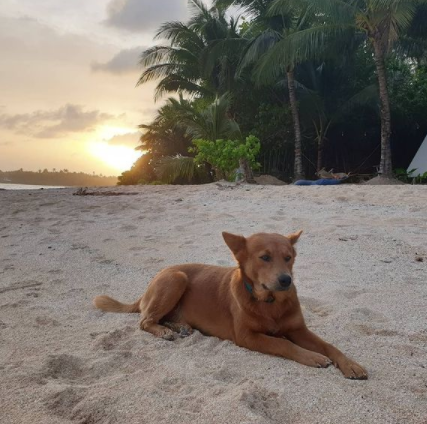
#> input picture beach_doggo.png, 427 x 424 px, found by its file name
$ python AP.py
#> lines starting #> are read from the running program, lines starting #| are printed output that depends on the picture
import numpy as np
import pandas as pd
import matplotlib.pyplot as plt
from mpl_toolkits.mplot3d import Axes3D
from matplotlib import colors
from skimage.color import rgb2gray, rgb2hsv, hsv2rgb
from skimage.io import imread, imshow
from sklearn.cluster import KMeans
from PIL import Image

#%%
#impoter l'image qu'on va utilisé
image_path = "beach_doggo.PNG"
image_file = Image.open(image_path)
#> image_file is the input picture: PIL image 427x424 RGB; mean R, G, B 127.2, 119.2, 110.1
image_file.save("image.jpg", quality=95)

dog = imread('image.jpg')
plt.figure(num=None, figsize=(8, 6), dpi=1200)
imshow(dog);
#%%
#une image est essentiellement une matrice tridimensionnelle,
#chaque pixel individuel contenant une valeur pour les canaux rouge, vert et bleu.

def image_to_pandas(image):
    df = pd.DataFrame([image[:,:,0].flatten(),
                       image[:,:,1].flatten(),
                       image[:,:,2].flatten()]).T
#> df = table of 181048 rows and 3 columns
    df.columns = ['Red_Channel','Green_Channel','Blue_Channel']
    return df
df_doggo = image_to_pandas(dog)
#> df_doggo = table of 181048 rows and 3 columns
print(df_doggo.head(5))
#|    Red_Channel  Green_Channel  Blue_Channel
#| 0          214            210           201
#| 1          216            212           203
#| 2          217            213           204
#| 3          217            213           204
#| 4          217            213           202
#%%
#Cela simplifie la manipulation de l'image car il est plus facile de la considérer comme des données
#pouvant être introduites dans un algorithme d'apprentissage automatique.
#Dans notre cas, nous utiliserons l'algorithme K Means pour regrouper l'image.

plt.figure(num=None, figsize=(8, 6), dpi=1200)
kmeans = KMeans(n_clusters=  3, random_state = 0).fit(df_doggo)
result = kmeans.labels_.reshape(dog.shape[0],dog.shape[1])
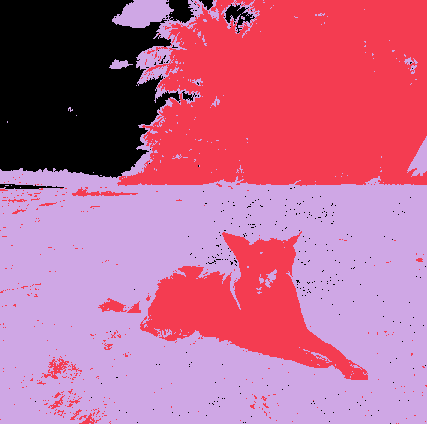
#> result: shape (424, 427) int32; 3 distinct labels, from 0 to 2; one colour per label, 0 black
imshow(result, cmap='viridis')
plt.show()
#%%
#l'image est regroupée en 3 régions distinctes.  on peut Visualiser chaque région séparément.


fig, axes = plt.subplots(1,3, figsize=(15, 12))
for n, ax in enumerate(axes.flatten()):
    dog = imread('beach_doggo.png')
    dog[:, :, 0] = dog[:, :, 0]*(result==[n])
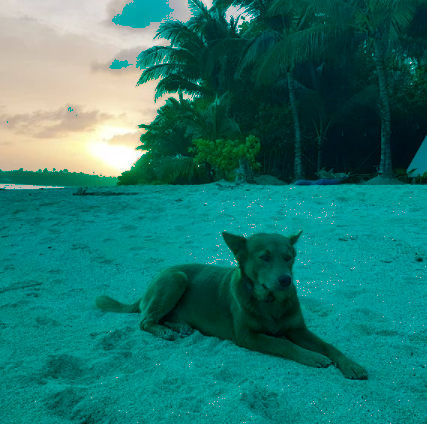
#> dog: shape (424, 427, 3); mean R, G, B 32.2, 119.2, 110.1
    dog[:, :, 1] = dog[:, :, 1]*(result==[n])
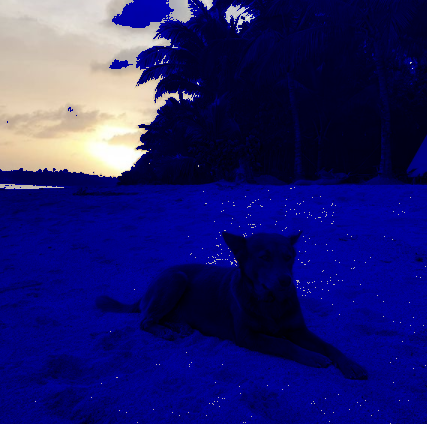
#> dog: shape (424, 427, 3); mean R, G, B 32.2, 30.2, 110.1
    dog[:, :, 2] = dog[:, :, 2]*(result==[n])
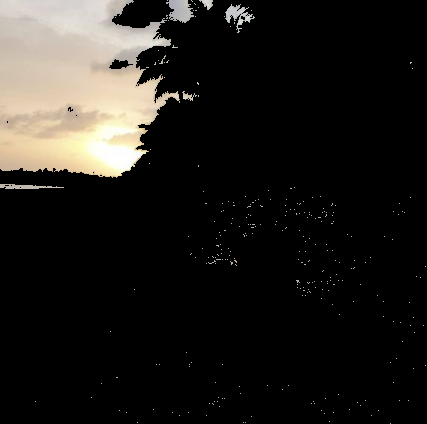
#> dog: shape (424, 427, 3); mean R, G, B 32.2, 30.2, 27
    ax.imshow(dog);
    ax.set_axis_off()
fig.tight_layout()

#%%
